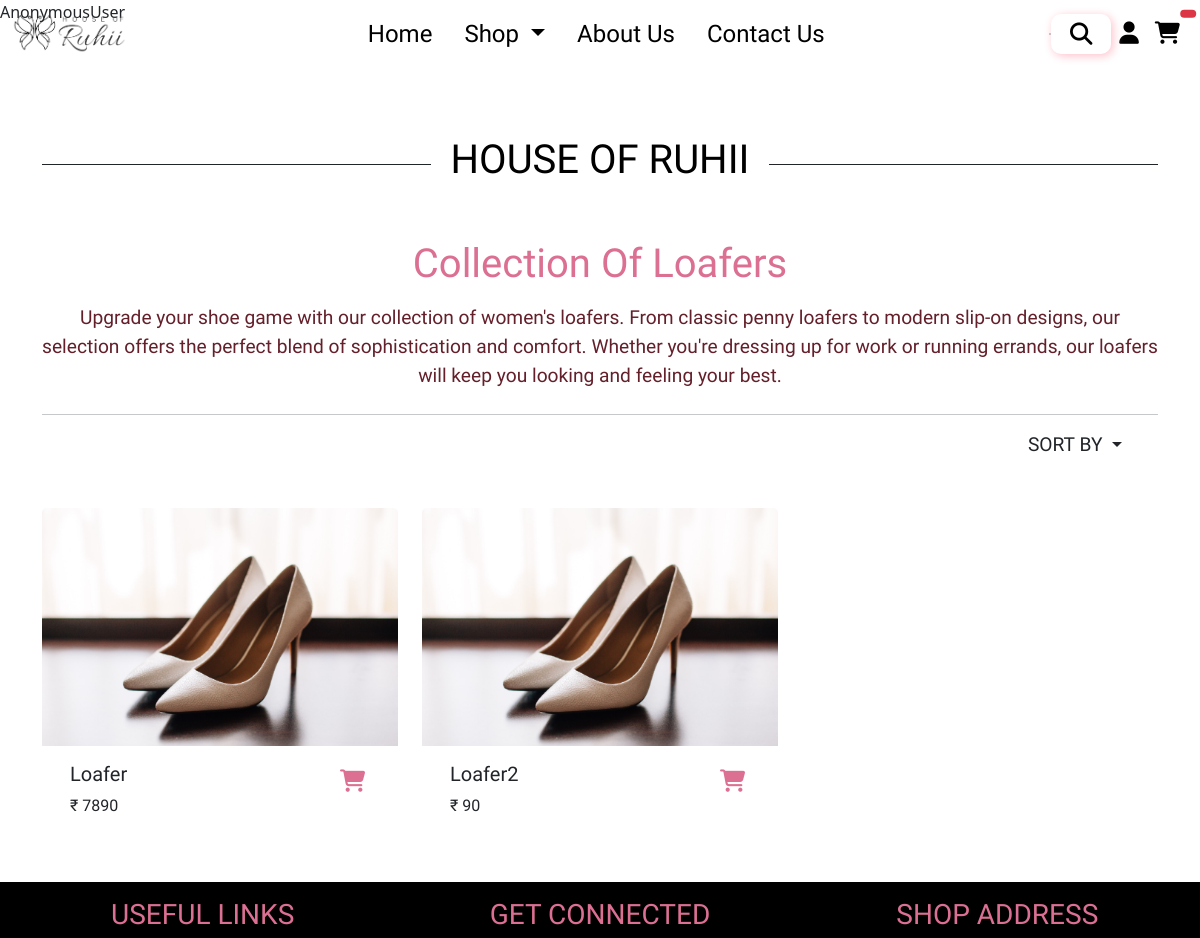
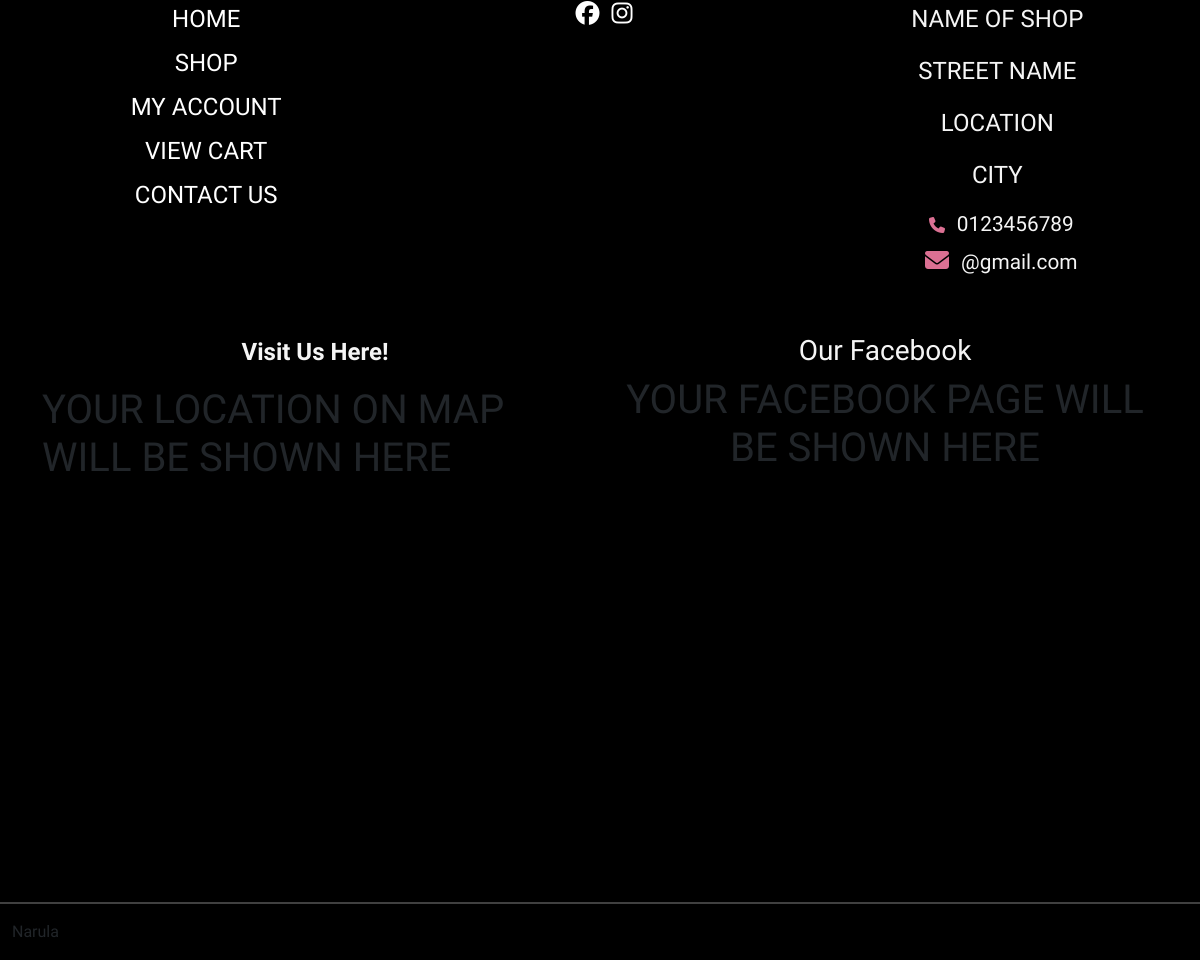
Page /loafer/ on the committed database (2 pictures, top to bottom).
### website/models.py (models this page shows)
class ProductModel(models.Model):
    name = models.CharField(max_length=50)
    price = models.IntegerField()
    img = models.ImageField()
    img2 = models.ImageField()
    img3 = models.ImageField()
    img4 = models.ImageField()
    img5 = models.ImageField()
    img6 = models.ImageField()
    cat = models.ForeignKey("CategoryModel", on_delete=models.CASCADE)
    def __str__(self):
        return self.name

### website/views.py (the view)
# urls.py: path('loafer/', views.Loafer, name = 'loafer'),
def Loafer(request):
    data = ProductModel.objects.filter(cat=14)
    print(data)
    context = {'data': data}
    return render(request, 'website/loafer.html', context)

### website/templates/website/Loafer.html (shortened to what this page needs)
{% extends "website/index.html" %}
{% block popup %}
{% load static %}
<link href="{% static 'css/index.css' %}" rel="stylesheet">
<link href="{% static 'css/heels.css' %}" rel="stylesheet">
{% endblock popup %}
{% block content %}
{{user}}
<div class="main mx-auto" style="margin-top: 5em;">
  <div class="container mt-5">
    <div class="header__center" style="margin-top: 3.5em;">
      <h1 style="color: black; text-align: center;">HOUSE OF RUHII</h1>
    </div>
  </div>
  <div class="container-fluid text-center">
    <h1 style="color: palevioletred" class="mt-5">Collection Of Loafers</h1>
  </div>
  <div class="container text-center mx-auto mt-3">
    <p style="text-align: center; font-size: 1.2em; color: rgb(99, 31, 42);" class="text-center">
      Upgrade your shoe game with our collection of women's loafers. From classic penny loafers to modern slip-on
      designs, our selection offers the perfect blend of sophistication and comfort. Whether you're dressing up for work
      or running errands, our loafers will keep you looking and feeling your best.
    </p>
    <hr style="border: 1 px solid palevioletred; margin-top: 1.5em;">
  </div>
  <div class="container">
    <div class="row">
      <div class="col-sm-10"></div>
      <div class="col-sm-2">
        <div class="nav-item dropdown text-center">
          <a class="nav-link dropdown-toggle" href="#" role="button" data-bs-toggle="dropdown" aria-expanded="false"
            style="font-size: 1.2em;">
            SORT BY
          </a>
        </div>
      </div>
    </div>
  </div>
  <div class="container mt-5">
    <div class="row row-cols-1 row-cols-md-3 g-4">
      {% for i in data %}
      <div class="col">
        <div class="card" style="border: none">
          <img src="{% static 'images/img1.jpg' %}" class="card-img-top"
            onmouseover="this.src='../../../static/images/img2.jpg'"
            onmouseout="this.src='../../../static/images/img1.jpg'" />
          <div class="card-body">
            <div class="container-fluid">
              <div class="row">
                <div class="col-sm-10">
                  <h5 class="card-title">{{i.name}}</h5>
                  <p class="card-text">&#8377 {{i.price}}</p>
                </div>
                {% if request.user.username == "" %}
                <div class="col-sm-2">
                  <a href="{% url 'signin' %}">
                    <i class="fa-solid fa-cart-shopping mt-2" title="add to cart" data-link-id="{{i.id}}"
                      data-name="{{i.name}}" data-value="{{i.price}}" data-quantity="{{i.quantity}}"
                      style="color: palevioletred; font-size: 1.4em"></i></a>
                </div>
              </div>
            {% endif %}
          </div>
        </div>
      </div>
    </div>
    {% endfor %}
  </div>
</div>
</div>
<div class="flex-wrapper bg-black mx-auto mt-5">
  <div class="container-fluid" style="padding-top: 1em">
    <div class="row g-3">
      <div class="col-sm-4 mb-2 text-center">
        <h3 style="color: palevioletred">USEFUL LINKS</h3>
        <ul style="list-style: none; color: white; font-size: 1.5em;">
          <a href="#" style="text-decoration: none">
            <li style="list-style: none; color: white; margin-left: -25px" class="list mb-2">
              HOME
            </li>
          </a>
          <a href="#" style="text-decoration: none">
            <li style="list-style: none; color: white; margin-left: -25px; " class="mb-2">
              SHOP
            </li>
          </a>
          <a href="#" style="text-decoration: none">
            <li style="list-style: none; color: white; margin-left: -25px; " class="mb-2">
              MY ACCOUNT
            </li>
          </a>
          <a href="#" style="text-decoration: none">
            <li style="list-style: none; color: white; margin-left: -25px;" class="mb-2">
              VIEW CART
            </li>
          </a>
          <a href="#" style="text-decoration: none">
            <li style="list-style: none; color: white; margin-left: -25px; " class="mb-2">
              CONTACT US
            </li>
          </a>
        </ul>
      </div>
      <div class="col-sm-4 mb-4 text-center">
        <h3 style="color: palevioletred">GET CONNECTED </h3>
        <a href="#"><i class="fa-brands fa-facebook mx-2"></i></a>
        <a href="#"><i class="fa-brands fa-instagram"></i></a>
      </div>
      <div class="col-sm-4 mb-2 text-center">
        <h3 style="color: palevioletred">SHOP ADDRESS</h3>
        <p style="color: whitesmoke; font-size: 1.5em">NAME OF SHOP</p>
        <p style="color: whitesmoke; font-size: 1.5em">STREET NAME</p>
        <p style="color: whitesmoke; font-size: 1.5em">LOCATION</p>
        <p style="color: whitesmoke; font-size: 1.5em">CITY</p>
        <i class="fa-solid fa-phone mx-2" style="color: palevioletred"></i>
        <span style="color: whitesmoke; font-size: 1.3em">0123456789</span><br>
        <i class="fa-solid fa-envelope mx-2 mt-2" style="color: palevioletred"></i>
        <span style="color: whitesmoke; font-size: 1.3em">@gmail.com</span>
      </div>
    </div>
  </div>
  <div class="container mt-5">
    <div class="row">
      <div class="col-sm-6">
        <p style="
                  font-size: 1.5em;
                  font-weight: 600;
                  color: whitesmoke;
                  text-align: center;
                ">
          Visit Us Here!
        </p>
        <div class="map-responsive">
          <h1>YOUR LOCATION ON MAP WILL BE SHOWN HERE</h1>
        </div>
      </div>
      <div class="col-sm-6">
        <h3 style="text-align: center; color: whitesmoke">Our Facebook</h3>
        <div class="container mx-auto text-center">
          <h1>YOUR FACEBOOK PAGE WILL BE SHOWN HERE</h1>
        </div>
      </div>
    </div>
  </div>
  <hr style="border: 1px solid white" />
  <div class="footer">
    <div class="container-fluid">
      <p>Narula</p>
    </div>
  </div>
</div>
</body>
</html>
{% endblock %}

### static/css/index.css (style rules this page uses)
* { padding: 0; margin: 0; box-sizing: border-box; font-family: 'Tilt Neon', cursive; scroll-behavior: smooth; }
body { overflow-x: hidden; }
a { text-decoration: none; color: white; }
.header__center { font-size: 2rem; display: grid; grid-template-columns: 1fr max-content 1fr; grid-column-gap: 1.2rem; align-items: center; }
.header__center::before, .header__center::after { content: ""; display: block; height: 1px; background-color: currentColor; }
.card { cursor: pointer; font-family: 'Tilt Neon', cursive; border: none; }
.flex-wrapper { display: flex; min-height: 50vh; flex-direction: column; justify-content: space-between }
.fa-brands { color: white; font-size: 1.5em; cursor: pointer; }
.fa-instagram { color: white; font-size: 1.5em; }
.fa-facebook { color: white; font-size: 1.5; }
.fa-envelope { color: white; font-size: 1.5em; cursor: pointer; }
.map-responsive { overflow: hidden; padding-bottom: 30%; position: relative; height: 500px; }

### static/css/heels.css (style rules this page uses)
* { padding: 0; margin: 0; box-sizing: border-box; font-family: 'Tilt Neon', cursive; scroll-behavior: smooth; }
body { overflow-x: hidden; }
.header__center { font-size: 2rem; display: grid; grid-template-columns: 1fr max-content 1fr; grid-column-gap: 1.2rem; align-items: center; }
.header__center::before, .header__center::after { content: ""; display: block; height: 1px; background-color: currentColor; }
.card { cursor: pointer; font-family: 'Tilt Neon', cursive; border: none; }
.flex-wrapper { display: flex; min-height: 50vh; flex-direction: column; justify-content: space-between }
.fa-brands { color: white; font-size: 1.5em; cursor: pointer; }
.fa-instagram { color: white; font-size: 1.5em; }
.fa-facebook { color: white; font-size: 1.5; }
.fa-envelope { color: white; font-size: 1.5em; cursor: pointer; }
.map-responsive { overflow: hidden; padding-bottom: 30%; position: relative; height: 500px; }

### rows in the picture
ProductModel: name "Loafer", price "7890"
ProductModel: name "Loafer2", price "90"

### other values in the picture
{{ user }} "AnonymousUser"
